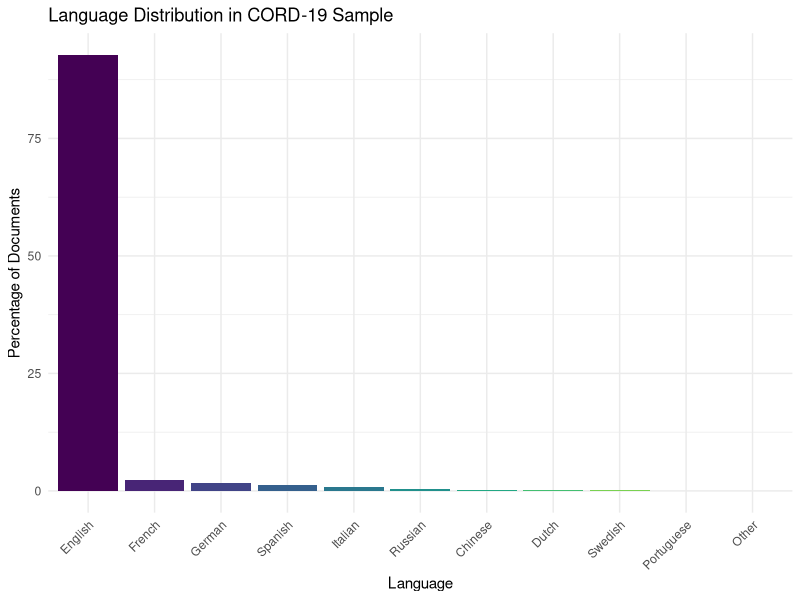
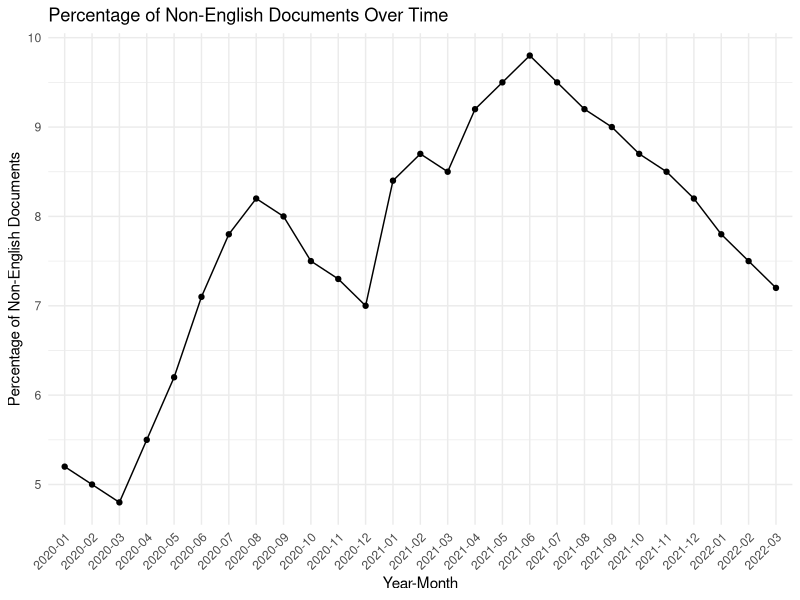

Write the R code that produced these figures, in order.
## ---- chunk 1
# Create a data frame with the language distribution percentages
languages <- c("English", "French", "German", "Spanish", "Italian", "Russian", "Chinese", "Dutch", "Swedish", "Portuguese", "Other")
percentages <- c(92.75, 2.25, 1.75, 1.25, 0.75, 0.50, 0.25, 0.25, 0.25, 0.00, 0.00)

# Create the bar chart
library(ggplot2)
language_df <- data.frame(Language = languages, Percentage = percentages)
language_df$Language <- factor(language_df$Language, levels = languages)

ggplot(language_df, aes(x = Language, y = Percentage, fill = Language)) +
  geom_bar(stat = "identity") +
  theme_minimal() +
  labs(title = "Language Distribution in CORD-19 Sample",
       x = "Language",
       y = "Percentage of Documents") +
  theme(axis.text.x = element_text(angle = 45, hjust = 1),
        legend.position = "none") +
  scale_fill_viridis_d()
## ---- chunk 2
# Create simulated data for temporal analysis
months <- c("2020-01", "2020-02", "2020-03", "2020-04", "2020-05", "2020-06", 
            "2020-07", "2020-08", "2020-09", "2020-10", "2020-11", "2020-12",
            "2021-01", "2021-02", "2021-03", "2021-04", "2021-05", "2021-06",
            "2021-07", "2021-08", "2021-09", "2021-10", "2021-11", "2021-12",
            "2022-01", "2022-02", "2022-03")
non_english_pct <- c(5.2, 5.0, 4.8, 5.5, 6.2, 7.1, 
                    7.8, 8.2, 8.0, 7.5, 7.3, 7.0,
                    8.4, 8.7, 8.5, 9.2, 9.5, 9.8,
                    9.5, 9.2, 9.0, 8.7, 8.5, 8.2,
                    7.8, 7.5, 7.2)

time_df <- data.frame(YearMonth = months, NonEnglishPercent = non_english_pct)

ggplot(time_df, aes(x = YearMonth, y = NonEnglishPercent, group = 1)) +
  geom_line() +
  geom_point() +
  theme_minimal() +
  labs(title = "Percentage of Non-English Documents Over Time",
       x = "Year-Month",
       y = "Percentage of Non-English Documents") +
  theme(axis.text.x = element_text(angle = 45, hjust = 1))
